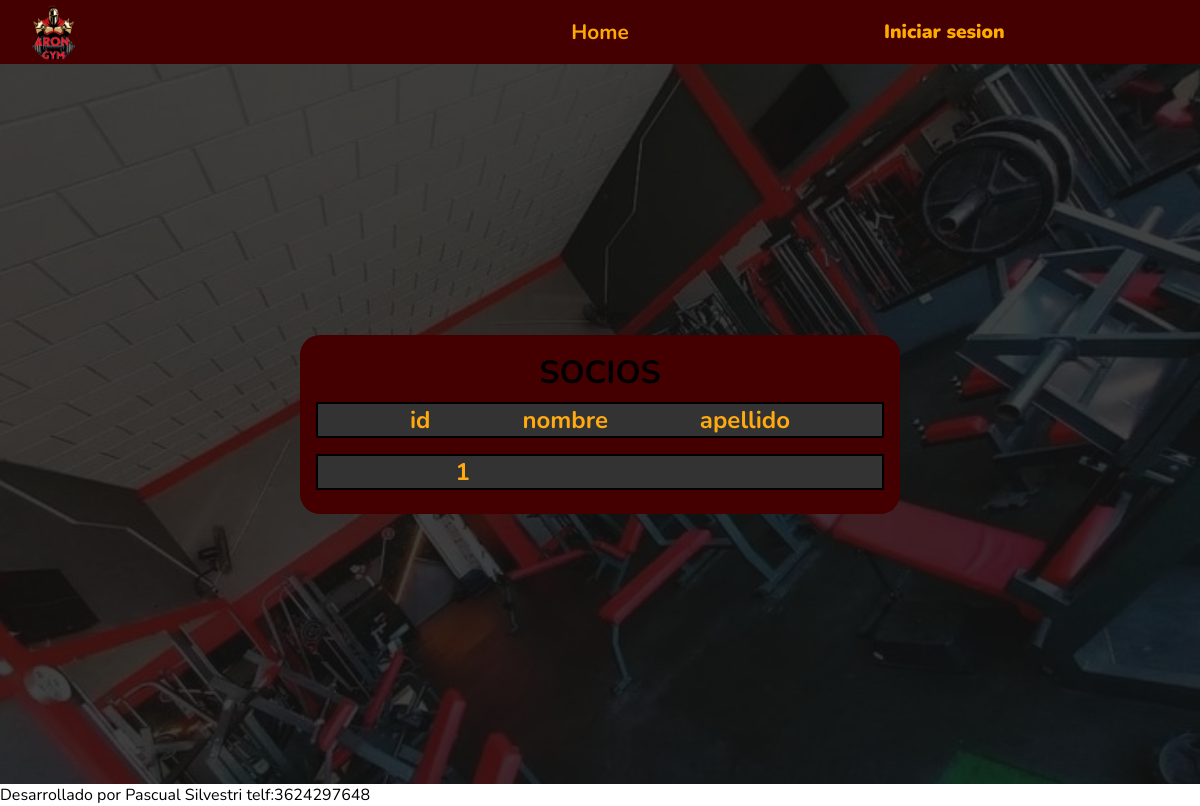
Page /Usuario/ on the earlier database version.
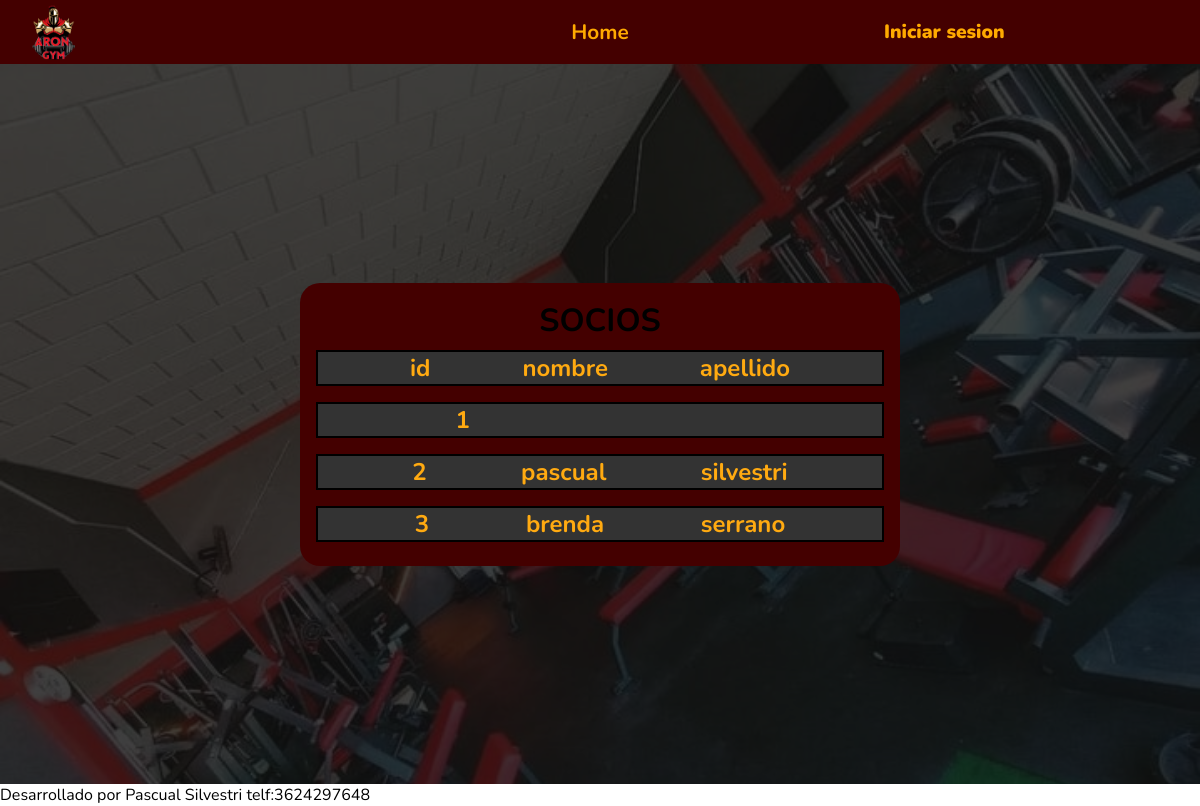
Same page on the later database version.
### apps/usuarios/models.py (models this page shows)
class Usuario(AbstractUser):
    pass

### apps/usuarios/views.py (the view)
# urls.py: path('', views.usuario, name = 'usuarios'),
def usuario(request):
    usuario = Usuario.objects.all()
    context = {'usuario':usuario}
    return render(request,'usuarios/usuarios.html',context)

### templates/usuarios/usuarios.html (shortened to what this page needs)
{% extends 'base.html' %}
{% load static %}
{% block contenedor %}
<main class='main_usuarios'>
    <div class="contenedor_usuarios">
        <h1 class="titulo">
            SOCIOS
        </h1>
        <div class="row">
            <div class="cols">
                <h2>id</h2>
            </div>
            <div class="cols">
                <h2>nombre</h2>
            </div>
            <div class="cols">
                <h2>apellido</h2>
            </div>
        </div>
        {% for i in usuario %}
        <div class="row">
            <div class="cols">
                <h2>{{i.id}}</h2>
            </div>
            <div class="cols">
                <h2>{{i.first_name}}</h2>
            </div>
            <div class="cols">
                <h2>{{i.last_name}}</h2>
            </div>
        </div>
        {% endfor %}
    </div>
</main>
{% endblock %}

Differences in the rows shown:
added Usuario: id "2", first_name "pascual", last_name "silvestri"
added Usuario: id "3", first_name "brenda", last_name "serrano"
